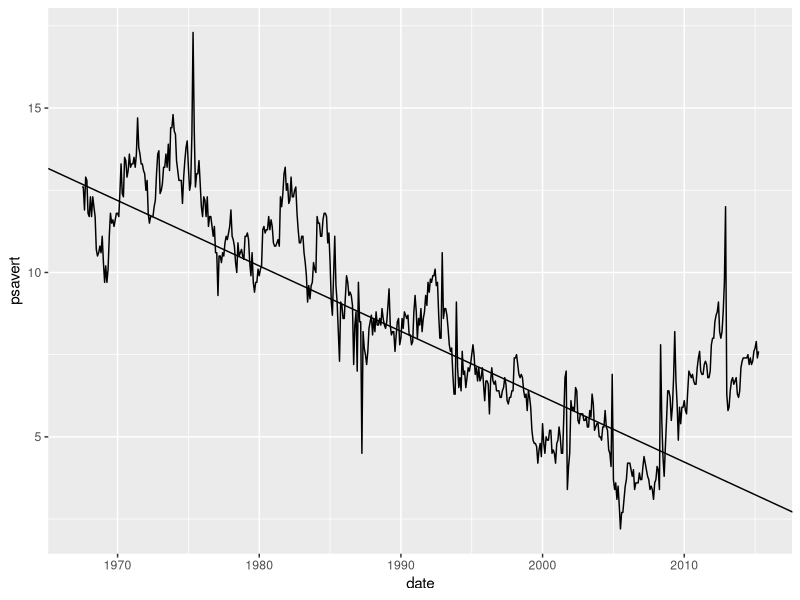
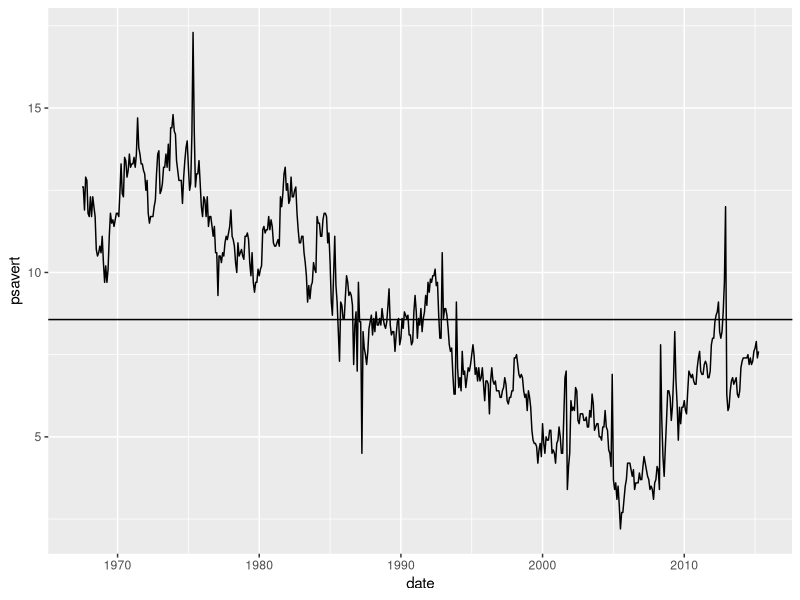
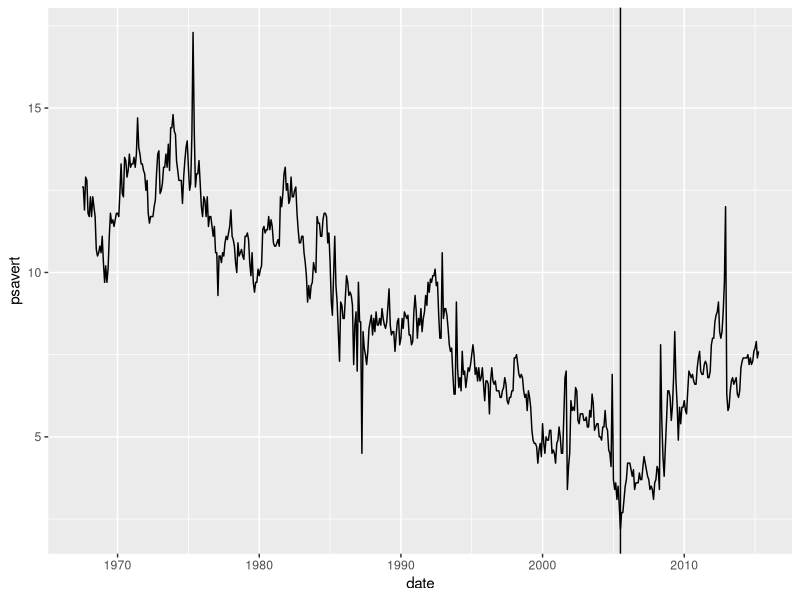
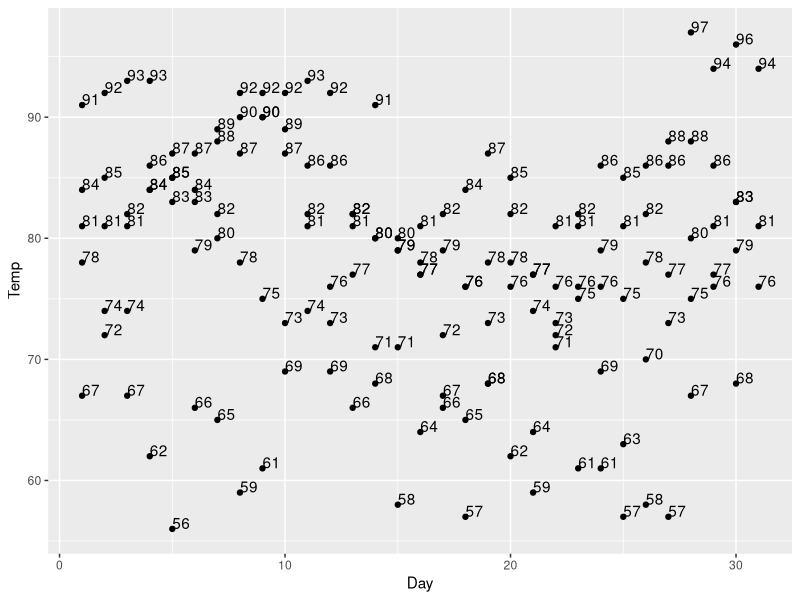
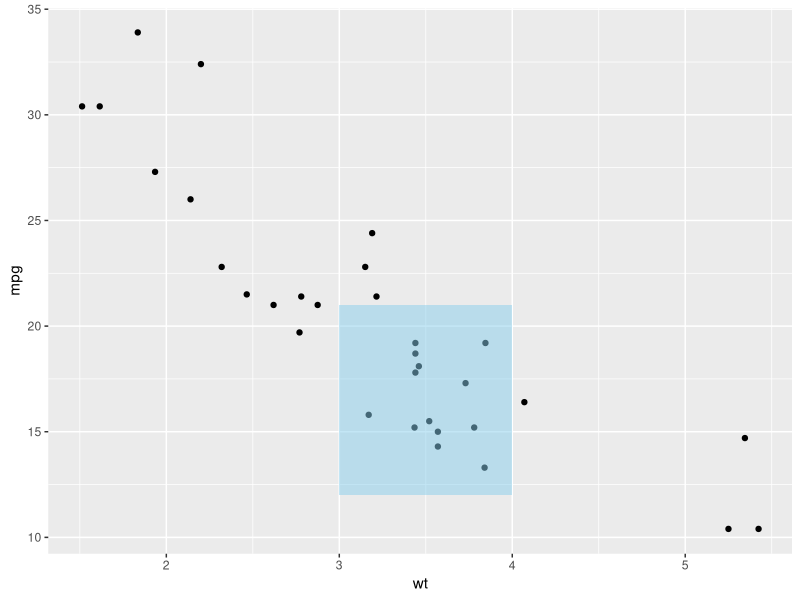
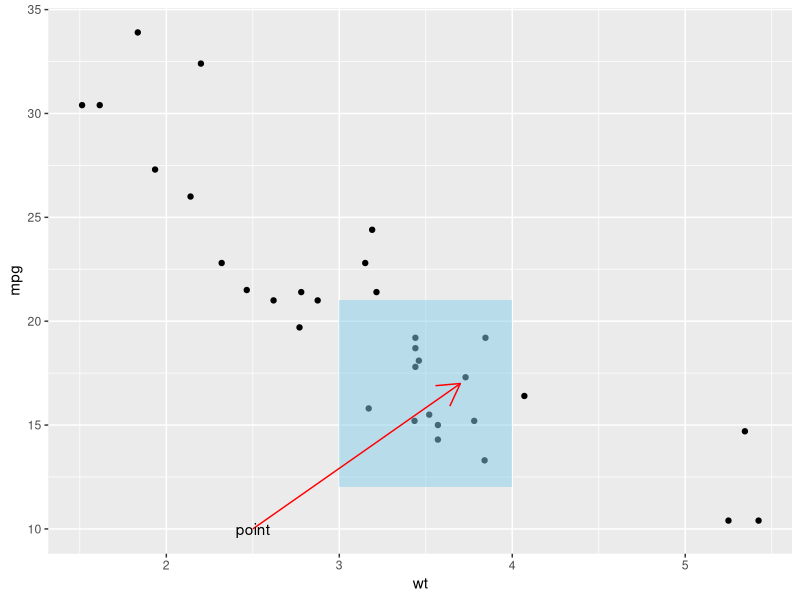
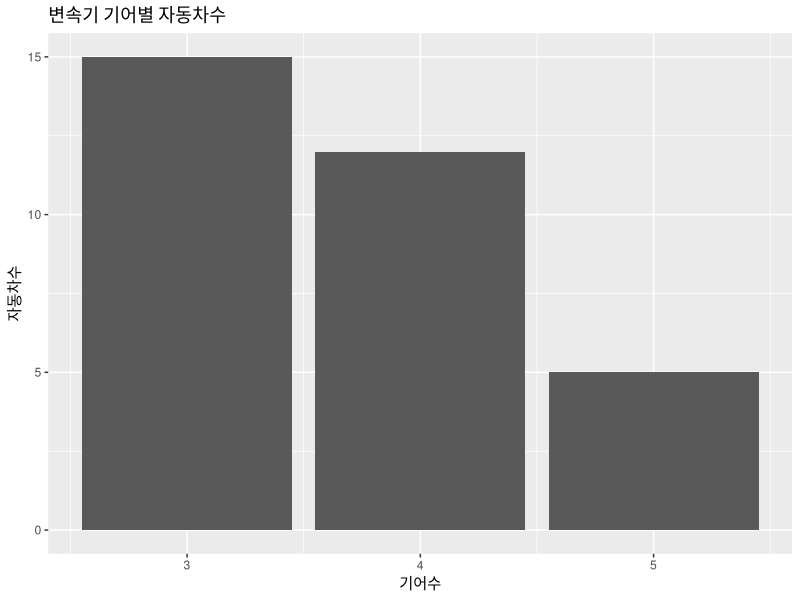
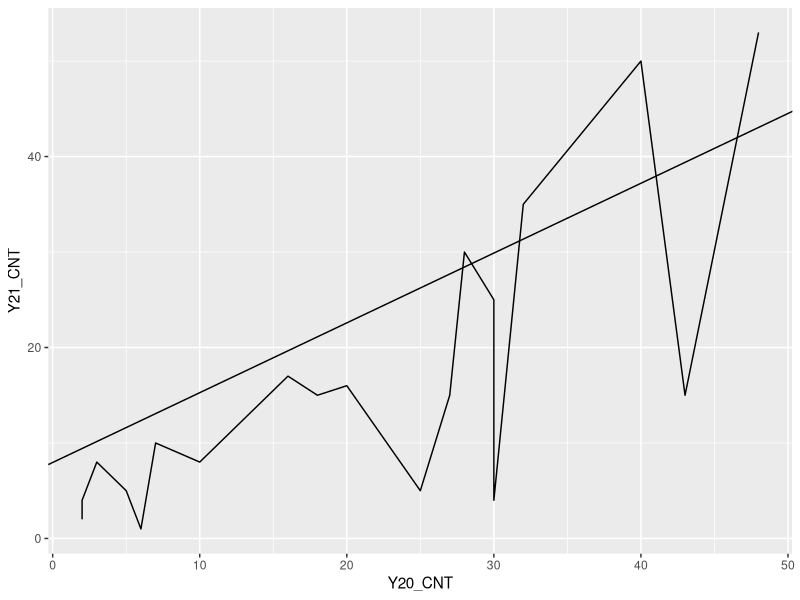

Write the R code that produced these figures, in order.
### 그래프에 객체 추가하기 ###
library(ggplot2)

# 사선 그리기
ggplot(economics, aes(x = date, y = psavert)) +
  geom_line() +
  geom_abline(intercept = 12.18671, slope = -0.0005444)

# 평행선 그리기 
ggplot(economics, aes(x = date, y = psavert)) +
  geom_line() +
  geom_hline(yintercept = mean(economics$psavert))

# 수직선 그리기
library(dplyr)
x_inter <- filter(economics, psavert == min(economics$psavert))$date
ggplot(economics, aes(x = date, y = psavert)) +
  geom_line() +
  geom_vline(xintercept = x_inter) #geom_vline(xintercept = as.Date("2005-07-01"))

# 레이블 입력하기
ggplot(airquality, aes(x = Day, y = Temp)) +
  geom_point() +
  geom_text(aes(label = Temp, vjust = 0, hjust = 0))

# 도형 및 화살표 넣기
ggplot(mtcars, aes(x = wt, y = mpg)) +
  geom_point() +
  annotate("rect", xmin = 3, xmax = 4, ymin = 12, ymax = 21,
           alpha = 0.5, fill = "skyblue")

ggplot(mtcars, aes(x = wt, y = mpg)) +
  geom_point() +
  annotate("rect", xmin = 3, xmax = 4, ymin = 12, ymax = 21,
           alpha = 0.5, fill = "skyblue") +
  annotate("segment", x = 2.5, xend = 3.7, y = 10, yend = 17,
           color = "red", arrow = arrow()) +
  annotate("text", x = 2.5, y = 10, label = "point")

# 그래프 제목 및 축 제목 추가하기
ggplot(mtcars, aes(x = gear)) + geom_bar() +
  labs(x = "기어수", y = "자동차수", title = "변속기 기어별 자동차수")

### 회귀분석 ###
library(readxl)
exdata <- read_excel("week1/data/0414/Sample1.xlsx")

# 상관분석: 두 변수 간의 상관관계 확인하기
cor.test(exdata$Y20_CNT, exdata$Y21_CNT)

# 절편과 기울기 구하기
reg_result <- lm(Y20_CNT ~ Y21_CNT, data = exdata)
reg_result

# 시각화
library(ggplot2)
ggplot(exdata, aes(x = Y20_CNT, y = Y21_CNT)) +
  geom_line() +
  geom_abline(intercept = reg_result$coefficients[1], slope = reg_result$coefficients[2])
